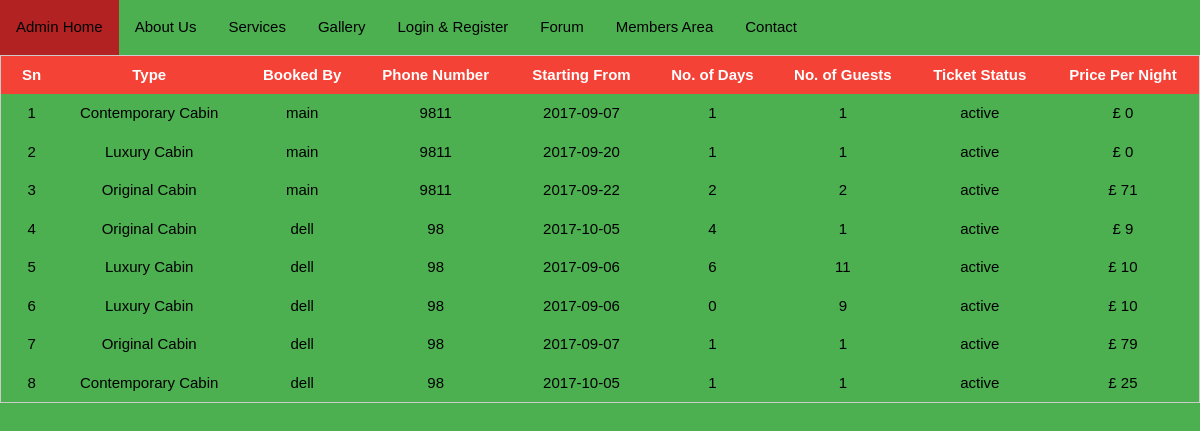
The page /admin/viewbookings.php (signed in) on the database its author committed.
### tables this page shows
CREATE TABLE `userbookings` (
  `id` int(11) NOT NULL AUTO_INCREMENT,
  `type` varchar(20) NOT NULL,
  `date` varchar(12) NOT NULL,
  `days` int(11) NOT NULL,
  `guests` int(11) NOT NULL,
  `customer_username` varchar(50) DEFAULT NULL,
  `status` varchar(8) NOT NULL DEFAULT 'active',
  `price` int(11) NOT NULL,
  PRIMARY KEY (`id`)
);

CREATE TABLE `users` (
  `id` int(11) NOT NULL AUTO_INCREMENT,
  `Fullname` varchar(50) NOT NULL,
  `Username` varchar(50) NOT NULL,
  `Password` varchar(50) NOT NULL,
  `Phone` bigint(20) NOT NULL,
  `Email` varchar(50) NOT NULL,
  `Postal` varchar(50) NOT NULL,
  `Gender` varchar(6) NOT NULL,
  `Description` text NOT NULL,
  `flag` tinyint(1) NOT NULL DEFAULT '0',
  PRIMARY KEY (`id`),
  UNIQUE KEY `Username` (`Username`)
);

### admin/viewbookings.php (the view, shortened to what this page needs)
<?php
if(isset($_SESSION['admin'])){
    require_once ('../database.php');
    require_once ('navbar.php');
    $sql = "select * from userbookings,users where userbookings.customer_username = users.Username";
    $query=mysqli_query($connex,$sql);
    $i = 1;
    if(mysqli_num_rows($query)>0) {
        echo "<table class='w3-table w3-border w3-centered w3-hoverable'>";
        echo "<tr class='w3-red'><th>Sn</th><th>Type</th><th>Booked By</th><th>Phone Number</th><th>Starting From</th><th>No. of Days</th><th>No. of Guests</th><th>Ticket Status</th><th>Price Per Night</th></tr>";
        while ($row = mysqli_fetch_assoc($query)) {
            echo "<tr>";
            echo "<td>";
            echo $i;
            $i++;
            echo "</td>";
            echo "<td>";
            echo $row['type'];
            echo "</td>";
            echo "<td>";
            echo $row['customer_username'];
            echo "</td>";
            echo "<td>";
            echo $row['Phone'];
            echo "</td>";
            echo "<td>";
            echo $row['date'];
            echo "</td>";
            echo "<td>";
            echo $row['days'];
            echo "</td>";
            echo "<td>";
            echo $row['guests'];
            echo "</td>";
            echo "<td>";
            echo $row['status'];
            echo "</td>";
            echo "<td>";
            echo "£ " . $row['price'];
            echo "</td>";
            echo "</tr>";
        }
        echo "</table>";
    }
}
else{
    header('location:index.php?lg=invalidaccess');
}
?>

### admin/navbar.php (shortened to what this page needs)
<!DOCTYPE html>
<html>
<link rel="stylesheet" href="../assets/css.css">
<link rel="stylesheet" href="../assets/google.css">
<link rel="stylesheet" href="../assets/fontawesome.css">
<body style="background-color:#4caf50;">
<div class="navbar">
    <nav>
        <ul>
            <li><a href="index.php">Admin Home</a></li>
            <li><a href="../about-us.php">About Us</a> </li>
            <li><a href="../services.php">Services</a></li>
            <li><a href="../gallery.php">Gallery</a></li>
            <li><a href="../lgr.php">Login & Register</a></li>
            <li><a href="../forum.php">Forum</a></li>
            <li><a href="../usrloggedin.php">Members Area</a></li>
            <li><a href="../contact.php">Contact</a></li>
        </ul>
    </nav>
</div>

### assets/css.css (style rules this page uses)
html { box-sizing:border-box }
*,*:before,*:after { box-sizing:inherit }
html { -ms-text-size-adjust:100%;-webkit-text-size-adjust:100% }
body { margin:0 }
article,aside,details,figcaption,figure,footer,header,main,menu,nav,section,summary { display:block }
a { background-color:transparent;-webkit-text-decoration-skip:objects }
html,body { font-family:Verdana,sans-serif;font-size:15px;line-height:1.5 }
html { overflow-x:hidden }
a { color:inherit }
.w3-table,.w3-table-all { border-collapse:collapse;border-spacing:0;width:100%;display:table }
.w3-centered tr th,.w3-centered tr td { text-align:center }
.w3-table td,.w3-table th,.w3-table-all td,.w3-table-all th { padding:8px 8px;display:table-cell;text-align:left;vertical-align:top }
.w3-table th:first-child,.w3-table td:first-child,.w3-table-all th:first-child,.w3-table-all td:first-child { padding-left:16px }
.w3-border { border:1px solid #ccc!important }
.w3-red,.w3-hover-red:hover { color:#fff!important;background-color:#f44336!important }

### admin/navbar.php (style rules this page uses)
* { margin:0; padding:0; }
body,h1,h2,h3,h4,h5,h6 { font-family: "Raleway", sans-serif }
nav ul li a { float:left; padding:16px; display:block; text-decoration: none; }
nav ul li { list-style-type:none; }

### rows shown on the page
userbookings: type "Contemporary Cabin", customer_username "main", users.Phone "9811", date "2017-09-07", days "1", guests "1", status "active", price "0"
userbookings: type "Luxury Cabin", customer_username "main", users.Phone "9811", date "2017-09-20", days "1", guests "1", status "active", price "0"
userbookings: type "Original Cabin", customer_username "main", users.Phone "9811", date "2017-09-22", days "2", guests "2", status "active", price "71"
userbookings: type "Original Cabin", customer_username "dell", users.Phone "98", date "2017-10-05", days "4", guests "1", status "active", price "9"
userbookings: type "Luxury Cabin", customer_username "dell", users.Phone "98", date "2017-09-06", days "6", guests "11", status "active", price "10"
userbookings: type "Luxury Cabin", customer_username "dell", users.Phone "98", date "2017-09-06", days "0", guests "9", status "active", price "10"
userbookings: type "Original Cabin", customer_username "dell", users.Phone "98", date "2017-09-07", days "1", guests "1", status "active", price "79"
userbookings: type "Contemporary Cabin", customer_username "dell", users.Phone "98", date "2017-10-05", days "1", guests "1", status "active", price "25"
